Frame 1 (no input): blank canvas, image omitted
Frame 60 (the mouse pressed at the canvas centre just before this capture): blank canvas, image omitted
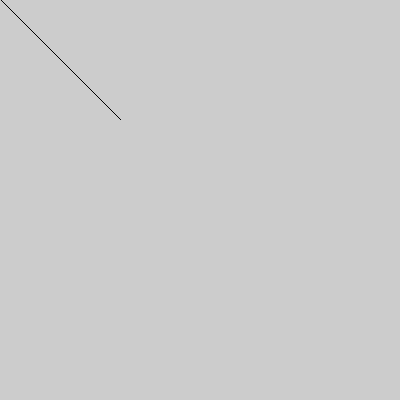
Frame 120 (the mouse held since frame 60 and released just before this capture)

The Processing sketch whose frames 1 and 60 were blank and that drew this single picture after the mouse press (run headless with seeded random() and noise(); from frame 60 on, the mouse is pressed at the canvas centre):

// Processing sketch: DrawPixel
// ── DrawPixel.pde
int x = 1;
int y = 0;

void setup(){
  size(400, 400); // Bestimmt wie groß die Zeichenfäche ist in Pixel
  noSmooth(); // Pixel werden nicht interpoliert
  frameRate(60); // Setzt die Bildrate auf 60 mal pro Sekunde
}

void draw(){
  point(x,y); // Zeichnet einen Pixel an der Stelle von (x,y)
  x++; // Vereinfachte Schreibweise von x = x + 1
  y++;
}
